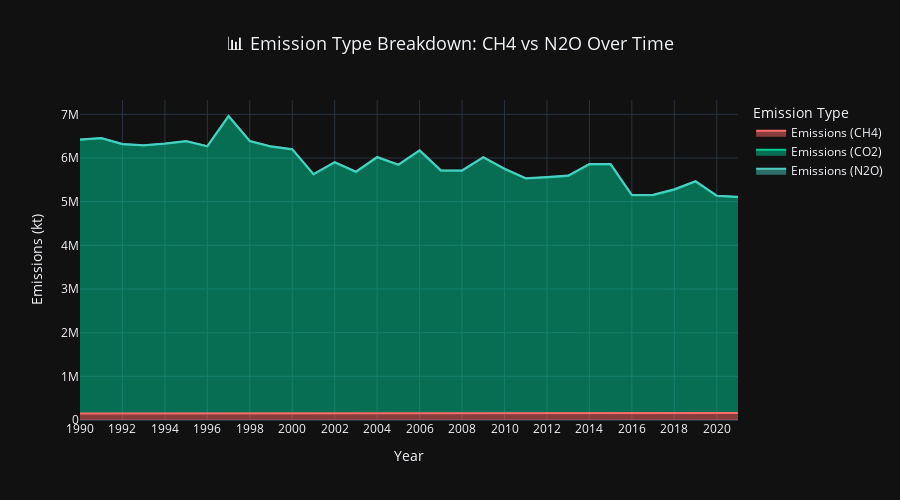

The code cell stored with this chart in its notebook:
### Markdown cell above
### 4.4 Emission Type Analysis (CH4 vs N2O)

### Code cell
# Group by emission type and year
emission_by_type = df.groupby(['Year', 'Element'])['Value'].sum().reset_index()

# Stacked Area Chart
fig = px.area(
    emission_by_type,
    x='Year',
    y='Value',
    color='Element',
    title='📊 Emission Type Breakdown: CH4 vs N2O Over Time',
    labels={'Value': 'Emissions (kt)', 'Element': 'Emission Type'},
    color_discrete_map={
        'Emissions (CH4)': '#ff6b6b',
        'Emissions (N2O)': '#4ecdc4'
    }
)

fig.update_layout(
    height=500,
    title_font_size=18,
    title_x=0.5,
    xaxis=dict(dtick=2),
    hovermode='x unified'
)

fig.show()

### Figure 1 — Plotly figure (JSON) as saved in the notebook; plotly's stock layout.template omitted (floating-point values rounded to 4 significant figures)
{"data": [{"fillpattern": {"shape": ""}, "hovertemplate": "Emission Type=Emissions (CH4)<br>Year=%{x}<br>Emissions (kt)=%{y}<extra></extra>", "legendgroup": "Emissions (CH4)", "line": {"color": "#ff6b6b"}, "marker": {"symbol": "circle"}, "mode": "lines", "name": "Emissions (CH4)", "orientation": "v", "showlegend": true, "stackgroup": "1", "type": "scatter", "x": [1990, 1991, 1992, 1993, 1994, 1995, 1996, 1997, 1998, 1999, 2000, 2001, 2002, 2003, 2004, 2005, 2006, 2007, 2008, 2009, 2010, 2011, 2012, 2013, 2014, 2015, 2016, 2017, 2018, 2019, 2020, 2021], "xaxis": "x", "y": [146400.0, 146500.0, 145600.0, 144800.0, 146100.0, 147600.0, 146800.0, 154100.0, 149400.0, 148000.0, 145800.0, 144300.0, 149700.0, 146700.0, 152900.0, 151600.0, 155800.0, 151900.0, 151900.0, 155000.0, 153200.0, 155900.0, 156600.0, 154700.0, 158800.0, 160100.0, 156300.0, 157200.0, 158100.0, 160200.0, 158400.0, 158900.0], "yaxis": "y"}, {"fillpattern": {"shape": ""}, "hovertemplate": "Emission Type=Emissions (CO2)<br>Year=%{x}<br>Emissions (kt)=%{y}<extra></extra>", "legendgroup": "Emissions (CO2)", "line": {"color": "#00cc96"}, "marker": {"symbol": "circle"}, "mode": "lines", "name": "Emissions (CO2)", "orientation": "v", "showlegend": true, "stackgroup": "1", "type": "scatter", "x": [1990, 1991, 1992, 1993, 1994, 1995, 1996, 1997, 1998, 1999, 2000, 2001, 2002, 2003, 2004, 2005, 2006, 2007, 2008, 2009, 2010, 2011, 2012, 2013, 2014, 2015, 2016, 2017, 2018, 2019, 2020, 2021], "xaxis": "x", "y": [6272000.0, 6305000.0, 6170000.0, 6142000.0, 6179000.0, 6234000.0, 6119000.0, 6802000.0, 6234000.0, 6112000.0, 6051000.0, 5481000.0, 5748000.0, 5533000.0, 5864000.0, 5689000.0, 6014000.0, 5558000.0, 5556000.0, 5859000.0, 5594000.0, 5373000.0, 5398000.0, 5436000.0, 5698000.0, 5693000.0, 4989000.0, 4991000.0, 5117000.0, 5300000.0, 4972000.0, 4945000.0], "yaxis": "y"}, {"fillpattern": {"shape": ""}, "hovertemplate": "Emission Type=Emissions (N2O)<br>Year=%{x}<br>Emissions (kt)=%{y}<extra></extra>", "legendgroup": "Emissions (N2O)", "line": {"color": "#4ecdc4"}, "marker": {"symbol": "circle"}, "mode": "lines", "name": "Emissions (N2O)", "orientation": "v", "showlegend": true, "stackgroup": "1", "type": "scatter", "x": [1990, 1991, 1992, 1993, 1994, 1995, 1996, 1997, 1998, 1999, 2000, 2001, 2002, 2003, 2004, 2005, 2006, 2007, 2008, 2009, 2010, 2011, 2012, 2013, 2014, 2015, 2016, 2017, 2018, 2019, 2020, 2021], "xaxis": "x", "y": [7335.0, 7258.0, 7281.0, 7196.0, 7303.0, 7565.0, 7609.0, 7488.0, 7632.0, 7717.0, 7610.0, 7737.0, 7945.0, 7998.0, 8258.0, 8305.0, 8381.0, 8577.0, 8518.0, 8540.0, 8796.0, 8985.0, 9028.0, 8925.0, 9030.0, 9086.0, 9122.0, 9280.0, 9136.0, 8995.0, 9171.0, 9155.0], "yaxis": "y"}], "layout": {"height": 500, "hovermode": "x unified", "legend": {"title": {"text": "Emission Type"}, "tracegroupgap": 0}, "title": {"font": {"size": 18}, "text": "📊 Emission Type Breakdown: CH4 vs N2O Over Time", "x": 0.5}, "xaxis": {"anchor": "y", "domain": [0, 1], "dtick": 2, "title": {"text": "Year"}}, "yaxis": {"anchor": "x", "domain": [0, 1], "title": {"text": "Emissions (kt)"}}}}
